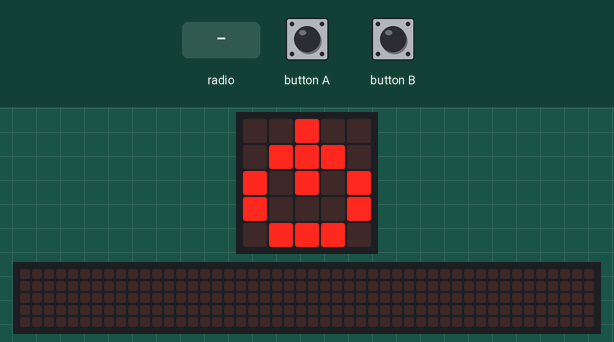
Simulated run of this program. Board: BBC micro:bit (MakeCode). On the bench: the board's 5×5 LED display, a strip that is not on the board, showing the scrolling text unrolled. The test bench sets the inputs (shaded band). The 48×5 strip is a reading aid, not a part: it shows the text the display is scrolling, unrolled, one strip-width of it at a time.

Above: at 1.6 s.
1.7 s: button A pressed for 0.15 s
At 1.92 s:
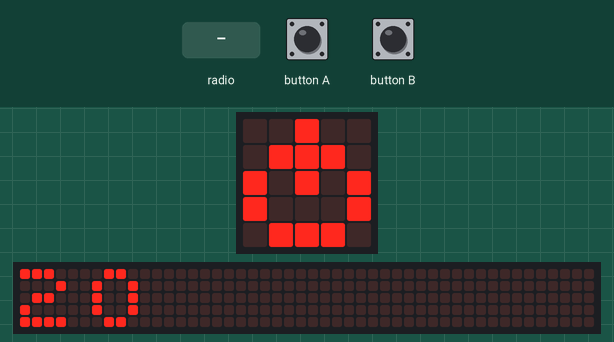
2.4 s: radio message "1" arrives
At 5.1 s:
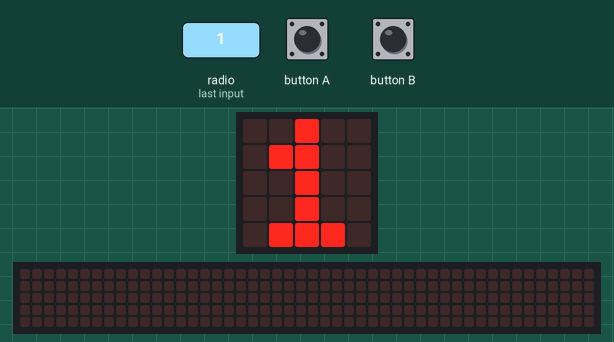
5.4 s: button A pressed for 0.15 s
At 8.02 s:
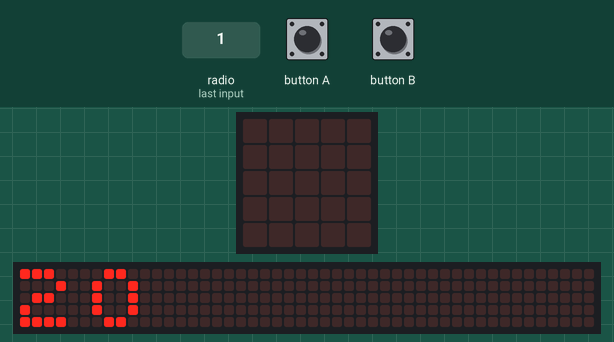
Timing chart, 0 to 9.5 s (numbered marks = the images above; inputs shaded):
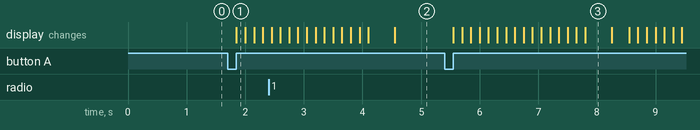

Measured:
- after the input at 1.7 s, the display: changes after 0.15 s (image 1)
- after the input at 2.4 s, the display: first differs from a run without the input after 2.2 s (image 2)
- after the input at 5.4 s, the display: first changes after 0.15 s (image 3 shows a later state)
- what the display in image 3 shows lasts 0.5 s, from 7.8 s to 8.3 s

The program:

main.ts
```typescript
input.onButtonPressed(Button.A, function () {
    data = "20|1030|40"
    array = data.split("|")
    i = 0
    for (let index = 0; index < array.length; index++) {
        basic.showString("" + (array[i]))
        i += 1
    }
})
function toon_gegevens (gegevens: string) {
    array = gegevens.split("|")
    i = 0
    for (let index = 0; index < array.length; index++) {
        basic.showString("" + (array[i]))
        i += 1
    }
}
radio.onReceivedString(function (receivedString) {
    data = receivedString
    toon_gegevens(data)
})
input.onButtonPressed(Button.B, function () {
    toon_gegevens(data)
})
let i = 0
let array: string[] = []
let data = ""
radio.setGroup(10)
basic.showLeds(`
    . . # . .
    . # # # .
    # . # . #
    # . . . #
    . # # # .
    `)
```

test.ts
```typescript
// tests gaan hier; deze zal niet worden gecompileerd wanneer dit pakket wordt gebruikt als extensie.
```
